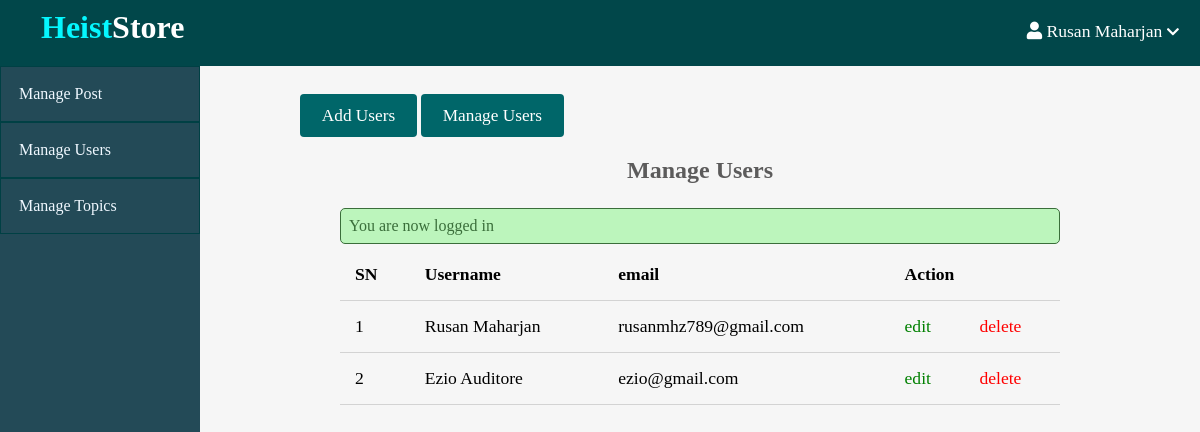
The page /admin/users/index.php (signed in) on the database its author committed.
### tables this page shows
CREATE TABLE `users` (
  `id` int(11) NOT NULL AUTO_INCREMENT,
  `admin` tinyint(4) NOT NULL,
  `username` varchar(255) NOT NULL,
  `email` varchar(255) NOT NULL,
  `password` varchar(255) NOT NULL,
  `created_at` timestamp NOT NULL DEFAULT current_timestamp(),
  PRIMARY KEY (`id`),
  UNIQUE KEY `username` (`username`)
);

### app/controllers/users.php (called while the page is built, shortened)
<?php
    include(ROOT_PATH . "/app/database/db.php");
    $table = 'users';
    $admin_users = selectAll($table);
?>

### app/database/db.php (called while the page is built, shortened)
<?php
    require('connect.php');
    function selectAll($table, $conditions = []){
        global $conn;
        $sql = "Select * from $table";
        if(empty($conditions)){
            $stmt = $conn->prepare($sql);
            $stmt->execute();
            $records = $stmt->get_result()->fetch_all(MYSQLI_ASSOC);
            return $records;
        }
    }
?>

### admin/users/index.php (the view, shortened to what this page needs)
<?php include(ROOT_PATH . "/app/controllers/users.php");
?>
<!DOCTYPE html>
<html lang="en">
<head>
    <link rel="stylesheet" href="https://pro.fontawesome.com/releases/v5.10.0/css/all.css"/>
    <link rel="stylesheet" href="../../assets/css/style.css">
    <link rel="stylesheet" href="../../assets/css/admin.css">
</head>
<body>
    <?php include(ROOT_PATH . "/app/includes/adminHeader.php") ?>
    <div class="admin-wrapper">
        <?php include(ROOT_PATH . "/app/includes/adminSidebar.php") ?>
        <div class="admin-content">
            <div class="button-group">
                <a href="create.php" class="btn btn-big">Add Users</a>
                <a href="index.php" class="btn btn-big">Manage Users</a>
            </div>
            <div class="content">
                <h2 class="page-title">Manage Users</h2>
                <?php include(ROOT_PATH . "/app/includes/messages.php");?>
                <table>
                    <thead>
                        <th>SN</th>
                        <th>Username</th>
                        <th>email</th>
                        <th colspan="2">Action</th>
                    </thead>
                    <tbody>
                        <?php foreach ($admin_users as $key => $user): ?>
                            <tr>
                                <td><?php echo $key + 1; ?></td>
                                <td><?php echo $user['username']; ?></td>
                                <td><?php echo $user['email']; ?></td>
                                <td><a href="edit.php?id=<?php echo $user['id']; ?>" class="edit">edit</a></td>
                                <td><a href="index.php?delete_id=<?php echo $user['id']; ?>" class="delete">delete</a></td>
                            </tr>
                        <?php endforeach; ?>
                    </tbody>
                </table>
            </div>
        </div>
    </div>
</body>
</html>

### assets/css/style.css (style rules this page uses)
* { box-sizing: border-box }
html, body { height: 100%; padding: 0px; margin: 0px; background: #f6f6f6; font-family: 'Lora', serif; }
h1, h2, h3, h4, h5, h6 { font-family: 'Candal', serif; color: #5c5b5b; margin: 5px; }
a { text-decoration: none; color: inherit; }
.btn { padding: .5rem 1rem; background: #006669; color: white; border: 1px solid transparent; border-radius: .25rem; font-size: 1.08em; font-family: 'Lora', serif; }
.btn-big { padding: .7rem 1.3rem; line-height: 1.3rem; }
.content { width: 90%; margin: 30px auto 30px; }

### assets/css/admin.css (style rules this page uses)
.admin-wrapper { display: flex; height: calc(100% - 66px); }
.admin-wrapper .admin-content { flex: 8; height: 100%; padding: 40px 100px 100px; overflow: scroll; }
.admin-content .page-title { text-align: center; margin-bottom: 1.5rem; }
table { width: 100%; border-collapse: collapse; font-size: 1.1rem; }
th, td { padding: 15px; text-align: left; border-bottom: 1px solid #d3d3d3; }
.edit { color: green; }
.delete { color: red; }

### rows shown on the page
users: username "Rusan Maharjan", email "rusanmhz789@gmail.com"
users: username "Ezio Auditore", email "ezio@gmail.com"

### other values the page prints
$_SESSION['username'] "Rusan Maharjan"
$_SESSION['message'] "You are now logged in"
